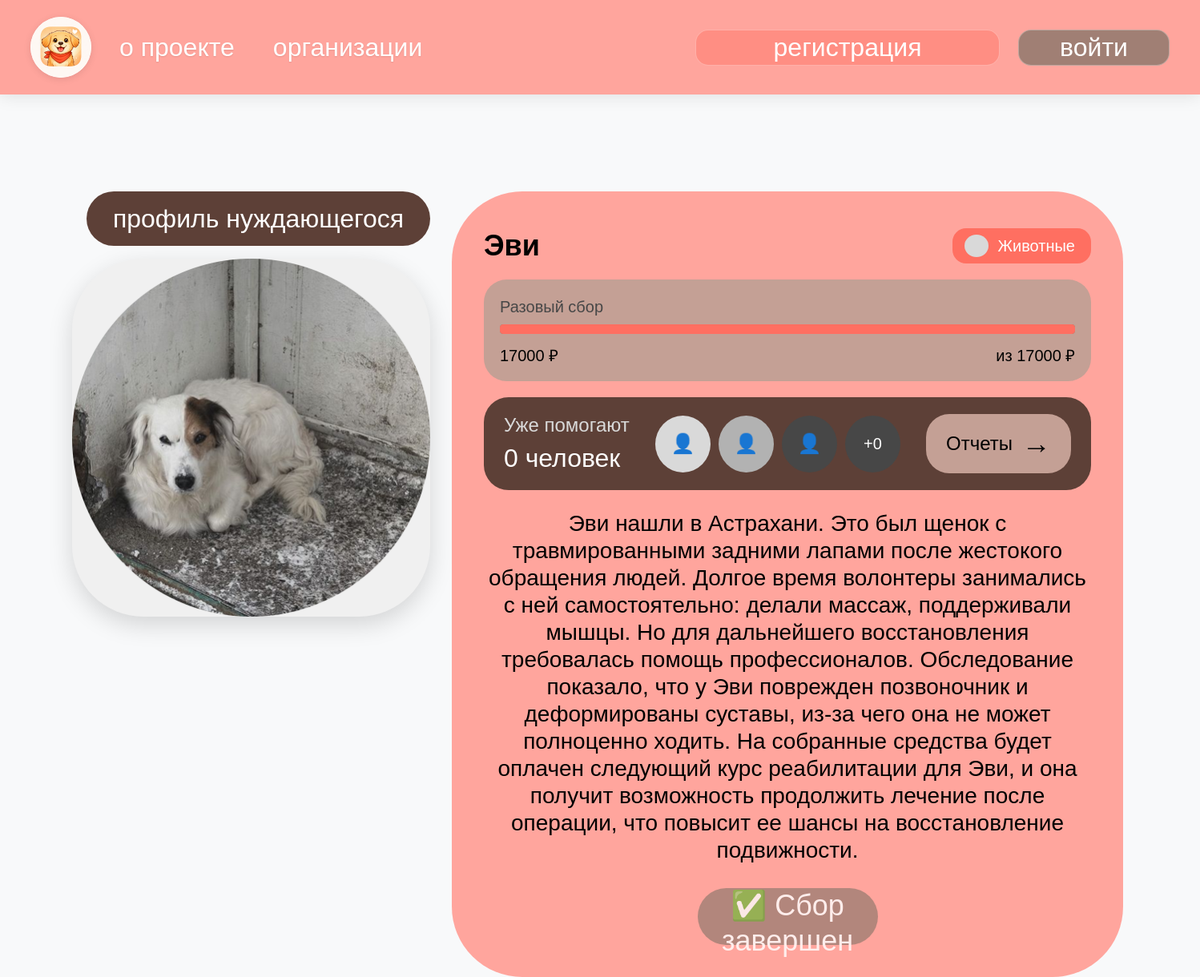
The app's page /needy/2 with its own data.
### tables this page shows
CREATE TABLE needies (id INTEGER PRIMARY KEY AUTOINCREMENT UNIQUE NOT NULL, name TEXT NOT NULL, tag TEXT NOT NULL, photo TEXT NOT NULL, description TEXT, address TEXT, funds_collected REAL DEFAULT 0 NOT NULL, help_info TEXT NOT NULL, lat TEXT, lng TEXT, created_by INTEGER REFERENCES users (id), created_at TEXT, is_active INTEGER DEFAULT (1), urgency_level INTEGER DEFAULT (2), status TEXT DEFAULT pending, organization_id INTEGER REFERENCES users (id), goal INTEGER, collection_status TEXT DEFAULT "active", completed_date TEXT, last_reset_date TEXT, reset_day INTEGER DEFAULT 1, report_created INTEGER DEFAULT 0, report_id INTEGER);

### app.py (the view)
@app.route('/needy/<int:id>')
def needy_profile(id):
    with sqlite3.connect(DB_NAME) as conn:
        c = conn.cursor()
        c.execute('''SELECT n.id, n.name, n.tag, n.photo, n.description, n.address,
                            n.funds_collected, n.lat, n.lng, n.help_info, n.goal,
                            n.urgency_level, n.collection_status, n.created_at, n.organization_id,
                            (SELECT COUNT(DISTINCT user_id) FROM donations WHERE needy_id = n.id) as helpers_count
                     FROM needies n
                     WHERE n.id = ?''', (id,))
        needy = c.fetchone()
        if not needy:
            flash('Нуждающийся не найден')
            return redirect(url_for('needies_list'))
    return render_template('needy_profile.html', needy=needy)

### templates/needy_profile.html (shortened to what this page needs)
{% extends "layout.html" %}
{% block content %}
<div class="needy-profile-page">
    <div class="profile-container">
        <div class="profile-title-block">
            <span>профиль нуждающегося</span>
        </div>
        <div class="needy-photo">
            {% if needy[3] %}
                <img src="/{{ needy[3] }}" alt="{{ needy[1] }}">
            {% else %}
                <img src="https://via.placeholder.com/447x447?text=Фото" alt="Нет фото">
            {% endif %}
        </div>
        <div class="info-main-block">
            <div class="name-and-tag">
                <div class="needy-name">{{ needy[1] }}</div>
                <div class="category-badge">
                    <div class="category-dot"></div>
                    <div class="category-text">
                        {% if needy[2] == 'пожилые' %}Пожилые люди
                        {% elif needy[2] == 'animals' %}Животные
                        {% elif needy[2] == 'children' %}Дети
                        {% elif needy[2] == 'disabled' %}Люди с ОВЗ
                        {% elif needy[2] == 'homeless' %}Бездомные
                        {% else %}{{ needy[2] }}
                        {% endif %}
                    </div>
                </div>
            </div>
            <div class="fundraising-block">
                <div class="fundraising-title">{{ needy[9] or 'Продуктовая корзина' }}</div>
                <div class="progress-container">
                    <div class="progress-bg">
                        <div class="progress-fill" id="progressFill" style="width: {{ ((needy[6] or 0) / (needy[10] or 1) * 100) if needy[10] else 0 }}%;"></div>
                    </div>
                </div>
                <div class="funds-stats">
                    <span>{{ "%.0f"|format(needy[6] or 0) }} ₽</span>
                    <span>из {{ "%.0f"|format(needy[10] or 0) }} ₽</span>
                </div>
            </div>
            <div class="helpers-block">
                <div class="helpers-info">
                    <h4>Уже помогают</h4>
                    <div class="helpers-count" id="helpersCount">{{ needy.helpers_count or 0 }} человек</div>
                </div>
                <div class="helpers-avatars" id="helpersAvatars">
                    <div class="avatar-circle">👤</div>
                    <div class="avatar-circle">👤</div>
                    <div class="avatar-circle">👤</div>
                    <div class="avatar-circle more">+{{ (needy.helpers_count or 0) - 3 if (needy.helpers_count or 0) > 3 else 0 }}</div>
                </div>
                <div class="reports-link" onclick="location.href='{{ url_for('needy_reports', needy_id=needy[0]) }}'">
                    <span>Отчеты</span>
                    <span class="arrow">→</span>
                </div>
            </div>
            <div class="description-block">
                <div class="description-text">
                    {{ needy[4] or 'Описание отсутствует' }}
                </div>
            </div>
            <div class="help-button">
    {% if needy[12] == 'completed' %}
        <button class="btn-help completed" disabled>
            <span>✅ Сбор завершен</span>
        </button>
    {% else %}
        <button class="btn-help" onclick="openPaymentModal()">
            <span>❤️ Помочь</span>
        </button>
    {% endif %}
</div>
        </div>
    </div>
</div>
{% endblock %}

### static/style.css (style rules this page uses)
body { padding-top: 60px; background-color: #f8f9fa; font-family: 'Segoe UI', Tahoma, Geneva, Verdana, sans-serif; }
h2, h3, h4 { color: #3338D5; }

### records on screen
needies: name "Эви", help_info "Разовый сбор", funds_collected "17000", goal "17000", description "Эви нашли в Астрахани. Это был щенок с травмированными задними лапами после жестокого обращения людей. Долгое время волонтеры занимались с ней самостоятельно: делали массаж, поддерживали мышцы. Но для дальнейшего восстановления требовалась помощь профессионалов. Обследование показало, что у Эви поврежден позвоночник и деформированы суставы, из-за чего она не может полноценно ходить. На собранные средства будет оплачен следующий курс реабилитации для Эви, и она получит возможность продолжить лечение после операции, что повысит ее шансы на восстановление подвижности."

### other values on screen
{{ needy.helpers_count or 0 }} "0"
